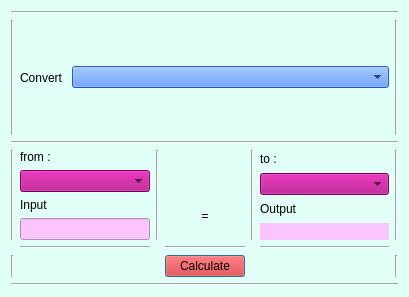
<?xml version="1.0" encoding="UTF-8"?>
<ui version="4.0">
 <class>Dialog</class>
 <widget class="QDialog" name="Dialog">
  <property name="geometry">
   <rect>
    <x>0</x>
    <y>0</y>
    <width>409</width>
    <height>297</height>
   </rect>
  </property>
  <property name="sizePolicy">
   <sizepolicy hsizetype="Preferred" vsizetype="Preferred">
    <horstretch>0</horstretch>
    <verstretch>0</verstretch>
   </sizepolicy>
  </property>
  <property name="windowTitle">
   <string>Unit Converter</string>
  </property>
  <property name="styleSheet">
   <string notr="true">background-color: rgb(226, 255, 247);</string>
  </property>
  <layout class="QHBoxLayout" name="horizontalLayout_2">
   <item>
    <layout class="QVBoxLayout" name="verticalLayout_3">
     <item>
      <widget class="Line" name="line_9">
       <property name="orientation">
        <enum>Qt::Horizontal</enum>
       </property>
      </widget>
     </item>
     <item>
      <layout class="QHBoxLayout" name="horizontalLayout">
       <item>
        <widget class="Line" name="line_11">
         <property name="orientation">
          <enum>Qt::Vertical</enum>
         </property>
        </widget>
       </item>
       <item>
        <widget class="QLabel" name="convert">
         <property name="text">
          <string>Convert </string>
         </property>
        </widget>
       </item>
       <item>
        <widget class="QComboBox" name="com_kind">
         <property name="sizePolicy">
          <sizepolicy hsizetype="Expanding" vsizetype="Fixed">
           <horstretch>0</horstretch>
           <verstretch>0</verstretch>
          </sizepolicy>
         </property>
         <property name="styleSheet">
          <string notr="true">background-color: rgb(51, 129, 255);</string>
         </property>
         <property name="currentText">
          <string/>
         </property>
         <item>
          <property name="text">
           <string/>
          </property>
         </item>
         <item>
          <property name="text">
           <string>Mass</string>
          </property>
         </item>
         <item>
          <property name="text">
           <string>Lenght</string>
          </property>
         </item>
         <item>
          <property name="text">
           <string>Temperature</string>
          </property>
         </item>
         <item>
          <property name="text">
           <string>Digital Mass</string>
          </property>
         </item>
        </widget>
       </item>
       <item>
        <widget class="Line" name="line_10">
         <property name="orientation">
          <enum>Qt::Vertical</enum>
         </property>
        </widget>
       </item>
      </layout>
     </item>
     <item>
      <widget class="Line" name="line">
       <property name="orientation">
        <enum>Qt::Horizontal</enum>
       </property>
      </widget>
     </item>
     <item>
      <layout class="QGridLayout" name="gridLayout">
       <item row="2" column="3">
        <widget class="QPushButton" name="btn_res">
         <property name="styleSheet">
          <string notr="true">background-color: rgb(255, 0, 0);</string>
         </property>
         <property name="text">
          <string>Calculate</string>
         </property>
        </widget>
       </item>
       <item row="2" column="6">
        <widget class="Line" name="line_5">
         <property name="orientation">
          <enum>Qt::Vertical</enum>
         </property>
        </widget>
       </item>
       <item row="0" column="4">
        <widget class="Line" name="line_3">
         <property name="orientation">
          <enum>Qt::Vertical</enum>
         </property>
        </widget>
       </item>
       <item row="0" column="0">
        <widget class="Line" name="line_7">
         <property name="orientation">
          <enum>Qt::Vertical</enum>
         </property>
        </widget>
       </item>
       <item row="0" column="3">
        <widget class="QLabel" name="label_5">
         <property name="sizePolicy">
          <sizepolicy hsizetype="Preferred" vsizetype="Preferred">
           <horstretch>0</horstretch>
           <verstretch>0</verstretch>
          </sizepolicy>
         </property>
         <property name="styleSheet">
          <string notr="true">
font: 12pt &quot;Segoe UI&quot;;</string>
         </property>
         <property name="text">
          <string>


=</string>
         </property>
         <property name="alignment">
          <set>Qt::AlignCenter</set>
         </property>
        </widget>
       </item>
       <item row="1" column="5">
        <widget class="Line" name="line_14">
         <property name="orientation">
          <enum>Qt::Horizontal</enum>
         </property>
        </widget>
       </item>
       <item row="1" column="3">
        <widget class="Line" name="line_12">
         <property name="orientation">
          <enum>Qt::Horizontal</enum>
         </property>
        </widget>
       </item>
       <item row="2" column="0">
        <widget class="Line" name="line_4">
         <property name="orientation">
          <enum>Qt::Vertical</enum>
         </property>
        </widget>
       </item>
       <item row="0" column="2">
        <widget class="Line" name="line_2">
         <property name="orientation">
          <enum>Qt::Vertical</enum>
         </property>
        </widget>
       </item>
       <item row="0" column="1">
        <layout class="QVBoxLayout" name="verticalLayout">
         <item>
          <widget class="QLabel" name="froms">
           <property name="text">
            <string>from :</string>
           </property>
           <property name="textFormat">
            <enum>Qt::AutoText</enum>
           </property>
           <property name="alignment">
            <set>Qt::AlignLeading|Qt::AlignLeft|Qt::AlignVCenter</set>
           </property>
          </widget>
         </item>
         <item>
          <widget class="QComboBox" name="com_from">
           <property name="styleSheet">
            <string notr="true">background-color: rgb(170, 0, 127);</string>
           </property>
          </widget>
         </item>
         <item>
          <widget class="QLabel" name="label_2">
           <property name="text">
            <string>Input</string>
           </property>
          </widget>
         </item>
         <item>
          <widget class="QLineEdit" name="input">
           <property name="styleSheet">
            <string notr="true">background-color: rgb(250, 197, 255);</string>
           </property>
          </widget>
         </item>
        </layout>
       </item>
       <item row="0" column="5">
        <layout class="QVBoxLayout" name="verticalLayout_2">
         <item>
          <widget class="QLabel" name="label">
           <property name="text">
            <string>to :</string>
           </property>
          </widget>
         </item>
         <item>
          <widget class="QComboBox" name="com_to">
           <property name="styleSheet">
            <string notr="true">background-color: rgb(170, 0, 127);</string>
           </property>
          </widget>
         </item>
         <item>
          <widget class="QLabel" name="label_4">
           <property name="text">
            <string>Output</string>
           </property>
          </widget>
         </item>
         <item>
          <widget class="QLabel" name="output">
           <property name="sizePolicy">
            <sizepolicy hsizetype="Expanding" vsizetype="Preferred">
             <horstretch>0</horstretch>
             <verstretch>0</verstretch>
            </sizepolicy>
           </property>
           <property name="styleSheet">
            <string notr="true">background-color: rgb(250, 197, 255);</string>
           </property>
           <property name="text">
            <string/>
           </property>
          </widget>
         </item>
        </layout>
       </item>
       <item row="1" column="1">
        <widget class="Line" name="line_13">
         <property name="orientation">
          <enum>Qt::Horizontal</enum>
         </property>
        </widget>
       </item>
       <item row="0" column="6">
        <widget class="Line" name="line_6">
         <property name="orientation">
          <enum>Qt::Vertical</enum>
         </property>
        </widget>
       </item>
      </layout>
     </item>
     <item>
      <widget class="Line" name="line_8">
       <property name="orientation">
        <enum>Qt::Horizontal</enum>
       </property>
      </widget>
     </item>
    </layout>
   </item>
  </layout>
 </widget>
 <resources/>
 <connections/>
</ui>
